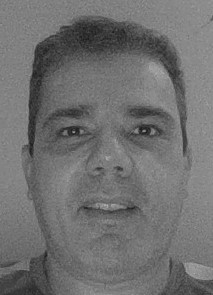
#> input picture heraldo.jpg, 213 x 295 px, given in place of 1.jpg, which was not available
$ jupyter execute --allow-errors 'SVD 4.ipynb'
#> lines starting #> are read from the running program, lines starting #| are printed output that depends on the picture; long printed decimals are rounded; pictures that were not available may be replaced by others from this repository, and a replacement may not be noted
[cell 1]
# Image compression using SVD
# This program has following dependencies:
# skimage, matplotlib, scipy, numpy and PIL

import argparse
import numpy as np
import matplotlib.pyplot as plt
from scipy import misc
from scipy import linalg
from PIL import Image
from skimage import io, img_as_float, img_as_uint
from skimage.measure import structural_similarity as ssim

[cell 2]
import os
dirori="C:/Users/hespo/OneDrive/Documentos/GitHub/Machine-Lerning-2017.2/gs"
dirdest="C:/Users/hespo/OneDrive/Documentos/GitHub/Machine-Lerning-2017.2/gsdiffk"
os.chdir("C:/Users/hespo/OneDrive/Documentos/GitHub/Machine-Lerning-2017.2")
cwd = os.getcwd()
print (cwd)

[cell 3]
def combine(U, S, V):
    return np.dot(np.dot(U, S), V)

[cell 4]
# [53 lines left out: function svd_compress_ssim, not called in this run]

[cell 5]
def svd_compress_gs(img, k):

    """Given a matrix representing a grayscale image, compress
    it by taking the largest k elements from its singular values"""
    U, singular_vals, V = linalg.svd(img)
    rank = len(singular_vals)
    print ("Image rank %r" % rank)
    if k > rank:
        print ("k is larger than rank of image %r" % rank)
        return img
    # take columns less than k from U
    U_p = U[:,:k]
    # take rows less than k from V
    V_p = V[:k,:]
    # build the new S matrix with top k diagnal elements
    S_p = np.zeros((k, k), img.dtype)
    for i in range(k):
        S_p[i][i] = singular_vals[i]
    print ("U_p shape {0}, S_p shape {1}, V_p shape {2}".format(U_p.shape, S_p.shape, V_p.shape))
    compressed = np.dot(np.dot(U_p, S_p), V_p)
    ss = ssim(img, compressed,dynamic_range=compressed.max()-compressed.min())
    print ("Strucural similarity: %r" % ss)
    return compressed

[cell 6]
def svd_compress_rgb(img, k_r, k_g, k_b):
    """Given a matrix representing a RGB image, compress
    it by taking the largest k elements from its singular values"""
    # split into separate channels
    comp_r = svd_compress_gs(img[:,:,0], k_r)
    comp_g = svd_compress_gs(img[:,:,1], k_g)
    comp_b = svd_compress_gs(img[:,:,2], k_b)
    new_img = np.zeros(img.shape, img.dtype)
    nrows = img.shape[0]
    ncols = img.shape[1]
    nchans = img.shape[2]
    for i in range(nrows):
        for j in range(ncols):
            for c in range(nchans):
                val = 0
                if c == 0:
                    val = comp_r[i][j]
                elif c == 1:
                    val = comp_g[i][j]
                else:
                    val = comp_b[i][j]
                # float64 values must be between -1.0 and 1.0
                if val < -1.0:
                    val = -1.0
                elif val > 1.0:
                    val = 1.0
                new_img[i][j][c] = val
    return new_img

[cell 7]
# [14 lines left out: function compress_ratio, not called in this run]

[cell 8]
def compress_images_k(in_dir, out_dir, num_imgs, img_format, k_values):
    """Compress images with different k values. Compressed format is png."""
#> called with num_imgs = 1, img_format = 'jpg'
    for i in range(1, num_imgs+1):
        img = io.imread("{0}/{1}.{2}".format(in_dir, i, img_format))
#> img is the input picture: shape (295, 213, 3); min 23, max 178, mean 111.7
        img = img_as_float(img)
        for k in k_values:
            filename = "{0}/{1}/{2}.png".format(out_dir, i, k)
            print (filename)
            # check if this is an RGB or grayscale image
            compressed = None
            if len(img.shape) > 2:
                compressed = svd_compress_rgb(img, k, k, k)
            else:
                compressed = svd_compress_gs(img, k)
            io.imsave(filename, compressed)
#> this loop made 1 pass
#| Image rank 213
#| Strucural similarity: 0.7913
#| Image rank 213
#| Strucural similarity: 0.7913
#| Image rank 213
#| Strucural similarity: 0.7913
#> pass 1, in svd_compress_gs, `U, singular_vals, V = linalg.svd(img)`:
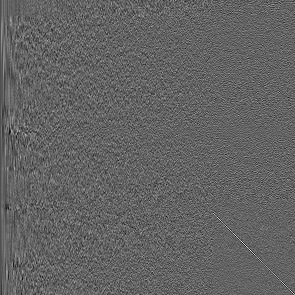
#> U: shape (295, 295) float64; min -0.319, max 0.498, mean -0.000186; drawn with min black and max white
#> pass 1, in svd_compress_gs, `U, singular_vals, V = linalg.svd(img)`:
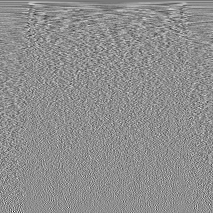
#> V: shape (213, 213) float64; min -0.462, max 0.364, mean -0.000324; drawn with min black and max white
#> pass 1, in svd_compress_gs, `compressed = np.dot(np.dot(U_p, S_p), V_p)`:
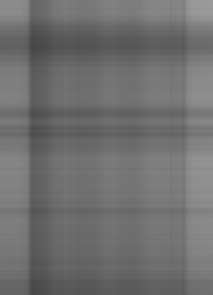
#> compressed: shape (295, 213) float64; min 0.279, max 0.61, mean 0.438
